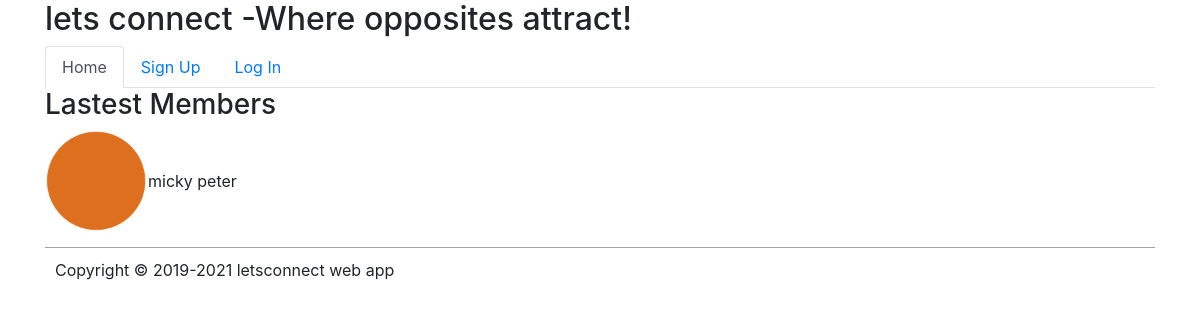
Before: / with the older database file.
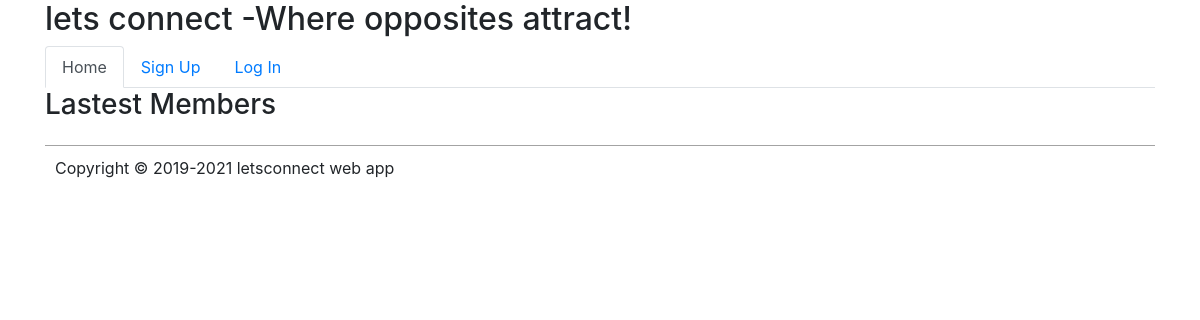
After: the same page with the newer database file.
### tables this page shows
CREATE TABLE `mismatch_users` (
  `user_id` int(11) NOT NULL,
  `username` varchar(60) DEFAULT NULL,
  `password` varchar(40) DEFAULT NULL,
  `join_date` timestamp NOT NULL DEFAULT current_timestamp() ON UPDATE current_timestamp(),
  `first_name` varchar(60) DEFAULT NULL,
  `last_name` varchar(60) DEFAULT NULL,
  `gender` char(1) DEFAULT NULL,
  `birthdate` date DEFAULT NULL,
  `city` varchar(60) DEFAULT NULL,
  `state` varchar(4) DEFAULT NULL,
  `picture` varchar(100) DEFAULT NULL
);

### index.php (the view, shortened to what this page needs)
<?php
   $pagetitle = 'Where opposites attract!';
?>
<!DOCTYPE html>
<html lang="en">
<head>
    <link rel="stylesheet" href="assets/css/bootstrap.min.css">
    <link rel="stylesheet" href="assets/css/style.css">
</head>
<body>
<div class="container">
    <?php
        echo '<h2>lets connect -' . $pagetitle . '</h2>';
        require_once("partials/navmenu.php");
    ?>
<h3>Lastest Members</h3>
<?php
   $dbc = mysqli_connect(host, user, pwd, database ) or die("couldn't connect to database");
   $query = "SELECT * FROM mismatch_users ORDER BY join_date DESC";
   $data = mysqli_query($dbc, $query);
   echo '<table>';
   while($row = mysqli_fetch_array($data)){
    echo '<tr>';
    if(is_file(location . $row['picture']) && filesize(location . $row['picture']) > 0) {
      echo '<td class="img"><img src="' . location . $row['picture'] . '" width="100px" /></td>';
   } else {
      echo "<td class='img'><img width='100px' src='" . location . "profile.jpg" . "' /></td>";
   }
   if (isset($_SESSION['user_id'])) {
    echo '<td><a href="user/view-profile.php?id='. $row['user_id'] .'">' . $row['first_name'] . ' ' . $row['last_name'] . '</a></td>';
    }
    else {
    echo '<td>' . $row['first_name'] . ' ' . $row['last_name'] . '</td>';
    }
    echo '</tr>';
  }
  echo '</table>';
?>
<?php
  require_once("partials/footer.php");
?>

### partials/navmenu.php
<?php
if(isset($_SESSION['user_id'])){
?>
<ul class="nav nav-tabs">
<?php
    if ($pageIndex == 2) {
?>
    <li class="nav-item">
        <a href="../index.php" class="nav-link">Home</a>
    </li>
    <li class="nav-item">
        <a href="./view-profile.php?<?php echo SID; ?>" class="nav-link active">View Profile <span class="sr-only">(current)</span></a>
    </li>
    <li class="nav-item">
        <a href="./edit-profile.php?<?php echo SID; ?>" class="nav-link">Edit Profile</a>
    </li>
    <li class="nav-item">
        <a href="./Questionaire.php?<?php echo SID; ?>" class="nav-link">Questionaire</a>
    </li>
    <li class="nav-item">
        <a href="./my-match.php?<?php echo SID; ?>" class="nav-link">my match </a>
    </li>
    <li class="nav-item">
        <a href="./logout.php" class="nav-link">Log out <?php echo $_SESSION['username']; ?> </a>
    </li>
<?php
    } elseif($pageIndex == 3){
?>
    <li class="nav-item">
        <a href="../index.php" class="nav-link">Home </a>
    </li>
    <li class="nav-item">
        <a href="./view-profile.php?<?php echo SID; ?>" class="nav-link">View Profile</a>
    </li>
    <li class="nav-item">
        <a href="./edit-profile.php?<?php echo SID; ?>" class="nav-link active">Edit Profile <span class="sr-only">(current)</span></a>
    </li>
    <li class="nav-item">
        <a href="./Questionaire.php?<?php echo SID; ?>" class="nav-link">Questionaire</a>
    </li>
    <li class="nav-item">
        <a href="./my-match.php?<?php echo SID; ?>" class="nav-link">my match </a>
    </li>
    <li class="nav-item">
        <a href="./logout.php" class="nav-link">Log out <?php echo $_SESSION['username']; ?> </a>
    </li>
<?php
    } elseif($pageIndex == 4){
?>
    <li class="nav-item">
        <a href="../index.php" class="nav-link">Home </a>
    </li>
    <li class="nav-item">
        <a href="./view-profile.php?<?php echo SID; ?>" class="nav-link">View Profile</a>
    </li>
    <li class="nav-item">
        <a href="./edit-profile.php?<?php echo SID; ?>" class="nav-link">Edit Profile </a>
    </li>
    <li class="nav-item">
        <a href="./Questionaire.php?<?php echo SID; ?>" class="nav-link active">Questionaire <span class="sr-only">(current)</span></a>
    </li>
    <li class="nav-item">
        <a href="./my-match.php?<?php echo SID; ?>" class="nav-link">my match </a>
    </li>
    <li class="nav-item">
        <a href="./logout.php" class="nav-link">Log out <?php echo $_SESSION['username']; ?> </a>
    </li>
<?php
    } elseif($pageIndex == 5){
?>
  <li class="nav-item">
        <a href="../index.php" class="nav-link">Home </a>
    </li>
    <li class="nav-item">
        <a href="./view-profile.php?<?php echo SID; ?>" class="nav-link">View Profile</a>
    </li>
    <li class="nav-item">
        <a href="./edit-profile.php?<?php echo SID; ?>" class="nav-link">Edit Profile </a>
    </li>
    <li class="nav-item">
        <a href="./Questionaire.php?<?php echo SID; ?>" class="nav-link">Questionaire</a>
    </li>
    <li class="nav-item">
        <a href="./my-match.php?<?php echo SID; ?>" class="nav-link active">my match <span class="sr-only">(current)</span></a>
    </li>
    <li class="nav-item">
        <a href="./logout.php" class="nav-link">Log out <?php echo $_SESSION['username']; ?> </a>
    </li>
<?php
    } else {
?>
    <li class="nav-item">
        <a href="../index.php" class="nav-link active">Home <span class="sr-only">(current)</span></a>
    </li>
    <li class="nav-item">
        <a href="./user/view-profile.php?<?php echo SID; ?>" class="nav-link">View Profile</a>
    </li>
    <li class="nav-item">
        <a href="./user/edit-profile.php?<?php echo SID; ?>" class="nav-link">Edit Profile</a>
    </li>
    <li class="nav-item">
        <a href="./user/Questionaire.php?<?php echo SID; ?>" class="nav-link">Questionaire</a>
    </li>
    <li class="nav-item">
        <a href="user/my-match.php?<?php echo SID; ?>" class="nav-link">my match </a>
    </li>
    <li class="nav-item">
        <a href="user/logout.php" class="nav-link">Log out <?php echo $_SESSION['username']; ?> </a>
    </li>
<?php
}
?>
</ul>
<?php
} else {
?>
<ul class="nav nav-tabs">
    <li class="nav-item">
    <a href="../index.php" class="nav-link active">Home <span class="sr-only">(current)</span></a>
    </li>
    <li class="nav-item">
    <a href="user/signup.php" class="nav-link">Sign Up</a>
    </li>
    <li class="nav-item">
    <a href="user/login.php" class="nav-link">Log In</a>
    </li>
</ul>
<?php
}
?>

### partials/footer.php
    <footer>
        <p>Copyright &copy; 2019-2021 letsconnect web app</p>
    </footer>
</div>
</body>
</html>

### assets/css/style.css (style rules this page uses)
footer { border-top: 1px solid rgb(163, 163, 163); padding: 10px 10px; margin-top:15px; }

### index.php (style rules this page uses)
footer { border-top: 1px solid rgb(163, 163, 163); padding: 10px 10px; margin-top:15px; }

Changed rows visible on the page:
removed mismatch_users: picture (picture), first_name "micky", last_name "peter"
